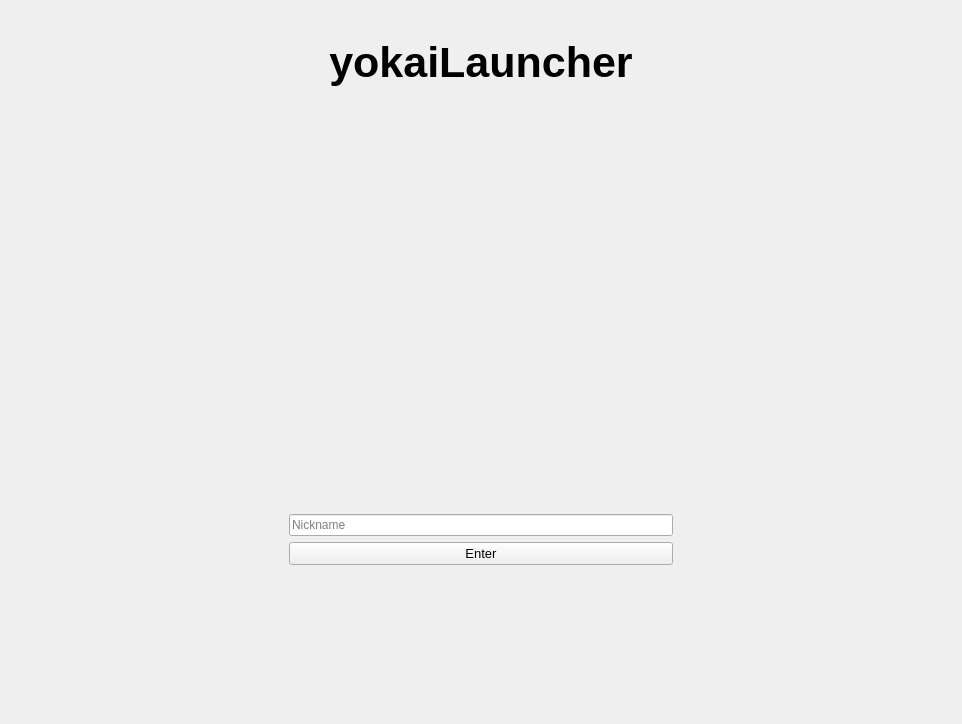
<?xml version="1.0" encoding="UTF-8"?>
<ui version="4.0">
 <class>MainWindow</class>
 <widget class="QMainWindow" name="MainWindow">
  <property name="windowModality">
   <enum>Qt::NonModal</enum>
  </property>
  <property name="geometry">
   <rect>
    <x>0</x>
    <y>0</y>
    <width>962</width>
    <height>724</height>
   </rect>
  </property>
  <property name="windowTitle">
   <string>yokaiLauncher</string>
  </property>
  <property name="windowIcon">
   <iconset resource="../res.qrc">
    <normaloff>:/assets/icon.svg</normaloff>:/assets/icon.svg</iconset>
  </property>
  <widget class="QWidget" name="centralwidget">
   <property name="sizePolicy">
    <sizepolicy hsizetype="Preferred" vsizetype="Preferred">
     <horstretch>1</horstretch>
     <verstretch>1</verstretch>
    </sizepolicy>
   </property>
   <property name="autoFillBackground">
    <bool>false</bool>
   </property>
   <layout class="QGridLayout" name="gridLayout">
    <item row="1" column="0" alignment="Qt::AlignHCenter|Qt::AlignVCenter">
     <widget class="QWidget" name="widget_2" native="true">
      <layout class="QVBoxLayout" name="verticalLayout_2">
       <item>
        <widget class="QLineEdit" name="lineEdit">
         <property name="sizePolicy">
          <sizepolicy hsizetype="Preferred" vsizetype="Fixed">
           <horstretch>0</horstretch>
           <verstretch>0</verstretch>
          </sizepolicy>
         </property>
         <property name="maximumSize">
          <size>
           <width>512</width>
           <height>16777215</height>
          </size>
         </property>
         <property name="layoutDirection">
          <enum>Qt::LeftToRight</enum>
         </property>
         <property name="styleSheet">
          <string notr="true"/>
         </property>
         <property name="inputMask">
          <string/>
         </property>
         <property name="text">
          <string extracomment="Nickname"/>
         </property>
         <property name="frame">
          <bool>true</bool>
         </property>
         <property name="alignment">
          <set>Qt::AlignLeading|Qt::AlignLeft|Qt::AlignVCenter</set>
         </property>
         <property name="placeholderText">
          <string>Nickname</string>
         </property>
        </widget>
       </item>
       <item>
        <widget class="QPushButton" name="pushButton">
         <property name="sizePolicy">
          <sizepolicy hsizetype="Expanding" vsizetype="Fixed">
           <horstretch>1</horstretch>
           <verstretch>0</verstretch>
          </sizepolicy>
         </property>
         <property name="minimumSize">
          <size>
           <width>384</width>
           <height>0</height>
          </size>
         </property>
         <property name="maximumSize">
          <size>
           <width>512</width>
           <height>16777215</height>
          </size>
         </property>
         <property name="font">
          <font>
           <pointsize>10</pointsize>
          </font>
         </property>
         <property name="cursor">
          <cursorShape>PointingHandCursor</cursorShape>
         </property>
         <property name="layoutDirection">
          <enum>Qt::LeftToRight</enum>
         </property>
         <property name="autoFillBackground">
          <bool>false</bool>
         </property>
         <property name="text">
          <string>Enter</string>
         </property>
         <property name="flat">
          <bool>false</bool>
         </property>
        </widget>
       </item>
      </layout>
     </widget>
    </item>
    <item row="0" column="0" alignment="Qt::AlignTop">
     <widget class="QWidget" name="widget" native="true">
      <layout class="QVBoxLayout" name="verticalLayout">
       <item>
        <widget class="QLabel" name="label_2">
         <property name="maximumSize">
          <size>
           <width>16777215</width>
           <height>16777215</height>
          </size>
         </property>
         <property name="frameShadow">
          <enum>QFrame::Plain</enum>
         </property>
         <property name="text">
          <string/>
         </property>
         <property name="pixmap">
          <pixmap resource="../res.qrc">:/assets/icon.svg</pixmap>
         </property>
         <property name="scaledContents">
          <bool>false</bool>
         </property>
         <property name="alignment">
          <set>Qt::AlignCenter</set>
         </property>
        </widget>
       </item>
       <item alignment="Qt::AlignBottom">
        <widget class="QLabel" name="label">
         <property name="sizePolicy">
          <sizepolicy hsizetype="Preferred" vsizetype="Preferred">
           <horstretch>0</horstretch>
           <verstretch>0</verstretch>
          </sizepolicy>
         </property>
         <property name="maximumSize">
          <size>
           <width>16777215</width>
           <height>16777215</height>
          </size>
         </property>
         <property name="font">
          <font>
           <pointsize>32</pointsize>
           <weight>75</weight>
           <bold>true</bold>
          </font>
         </property>
         <property name="layoutDirection">
          <enum>Qt::LeftToRight</enum>
         </property>
         <property name="text">
          <string>yokaiLauncher</string>
         </property>
         <property name="alignment">
          <set>Qt::AlignCenter</set>
         </property>
        </widget>
       </item>
      </layout>
     </widget>
    </item>
   </layout>
  </widget>
 </widget>
 <resources>
  <include location="../res.qrc"/>
 </resources>
 <connections/>
</ui>
